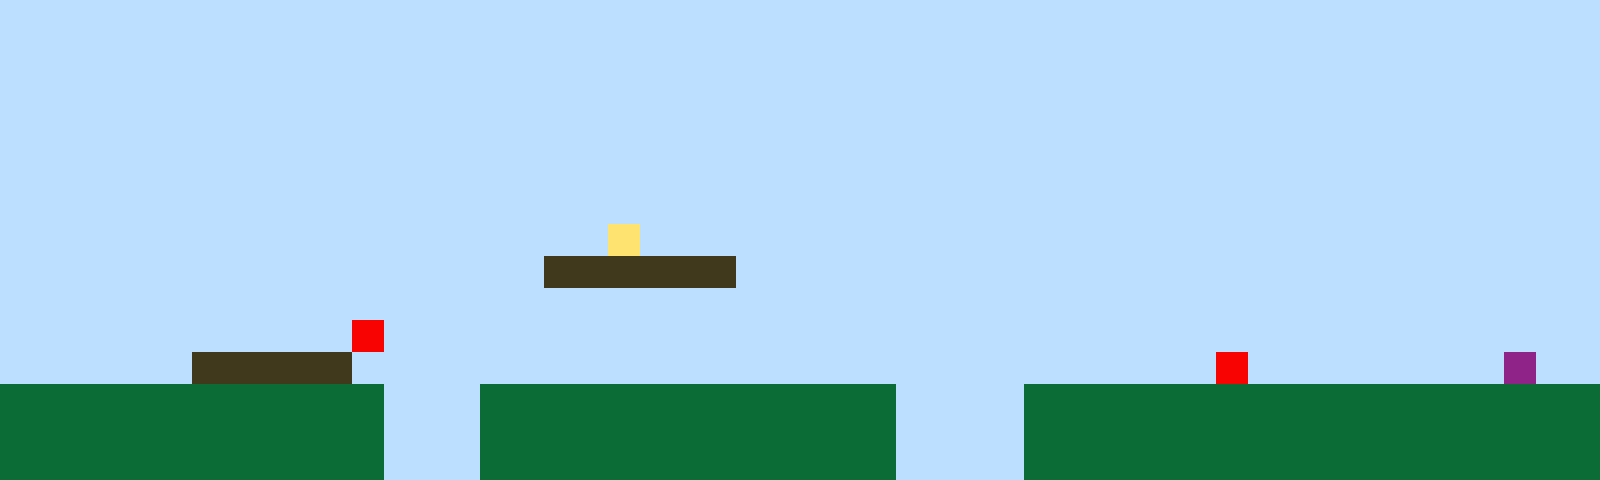

Rendered tile map (Tiled .tmx) drawn with the repository's tilesets; below, a short description and the full map source, tile grids included:
An orthogonal 50x15 tile map with 32x32 px tiles, 1 tile layer (Tile Layer 1).

<map version="1.10" tiledversion="1.11.2" orientation="orthogonal" renderorder="right-up" width="50" height="15" tilewidth="32" tileheight="32" infinite="0" nextlayerid="2" nextobjectid="1"><editorsettings><export target="map1.csv" format="csv" /></editorsettings><tileset firstgid="1" name="sprites" tilewidth="32" tileheight="32" tilecount="6" columns="3"><image source="sprites.png" width="96" height="64" /></tileset><layer id="1" name="Tile Layer 1" width="50" height="15"><data encoding="csv">1,1,1,1,1,1,1,1,1,1,1,1,1,1,1,1,1,1,1,1,1,1,1,1,1,1,1,1,1,1,1,1,1,1,1,1,1,1,1,1,1,1,1,1,1,1,1,1,1,1,1,1,1,1,1,1,1,1,1,1,1,1,1,1,1,1,1,1,1,1,1,1,1,1,1,1,1,1,1,1,1,1,1,1,1,1,1,1,1,1,1,1,1,1,1,1,1,1,1,1,1,1,1,1,1,1,1,1,1,1,1,1,1,1,1,1,1,1,1,1,1,1,1,1,1,1,1,1,1,1,1,1,1,1,1,1,1,1,1,1,1,1,1,1,1,1,1,1,1,1,1,1,1,1,1,1,1,1,1,1,1,1,1,1,1,1,1,1,1,1,1,1,1,1,1,1,1,1,1,1,1,1,1,1,1,1,1,1,1,1,1,1,1,1,1,1,1,1,1,1,1,1,1,1,1,1,1,1,1,1,1,1,1,1,1,1,1,1,1,1,1,1,1,1,1,1,1,1,1,1,1,1,1,1,1,1,1,1,1,1,1,1,1,1,1,1,1,1,1,1,1,1,1,1,1,1,1,1,1,1,1,1,1,1,1,1,1,1,1,1,1,1,1,1,1,1,1,1,1,1,1,1,1,1,1,1,1,1,1,1,1,1,1,1,1,1,1,1,1,1,1,1,1,1,1,1,1,1,1,1,1,1,1,1,1,1,1,1,1,1,1,1,1,1,1,1,1,1,1,1,1,1,1,1,1,1,1,1,1,1,1,1,1,1,1,1,1,1,1,1,1,1,1,1,1,1,1,1,1,1,1,1,1,1,1,1,1,1,1,4,1,1,1,1,1,1,1,1,1,1,1,1,1,1,1,1,1,1,1,1,1,1,1,1,1,1,1,1,1,1,1,1,1,1,1,1,1,1,1,1,1,1,1,1,1,1,1,3,3,3,3,3,3,1,1,1,1,1,1,1,1,1,1,1,1,1,1,1,1,1,1,1,1,1,1,1,1,1,1,1,1,1,1,1,1,1,1,1,1,1,1,1,1,1,1,1,1,1,1,1,1,1,1,1,1,1,1,1,1,1,1,1,1,1,1,1,1,1,1,1,1,1,1,1,1,1,1,1,1,1,1,1,1,1,1,1,1,1,1,1,1,5,1,1,1,1,1,1,1,1,1,1,1,1,1,1,1,1,1,1,1,1,1,1,1,1,1,1,1,1,1,1,1,1,1,1,1,1,1,1,1,1,1,1,1,1,3,3,3,3,3,1,1,1,1,1,1,1,1,1,1,1,1,1,1,1,1,1,1,1,1,1,1,1,1,1,1,1,5,1,1,1,1,1,1,1,1,6,1,1,2,2,2,2,2,2,2,2,2,2,2,2,1,1,1,2,2,2,2,2,2,2,2,2,2,2,2,2,1,1,1,1,2,2,2,2,2,2,2,2,2,2,2,2,2,2,2,2,2,2,2,2,2,2,2,2,2,2,2,2,2,2,1,1,1,2,2,2,2,2,2,2,2,2,2,2,2,2,1,1,1,1,2,2,2,2,2,2,2,2,2,2,2,2,2,2,2,2,2,2,2,2,2,2,2,2,2,2,2,2,2,2,1,1,1,2,2,2,2,2,2,2,2,2,2,2,2,2,1,1,1,1,2,2,2,2,2,2,2,2,2,2,2,2,2,2,2,2,2,2</data></layer></map>
